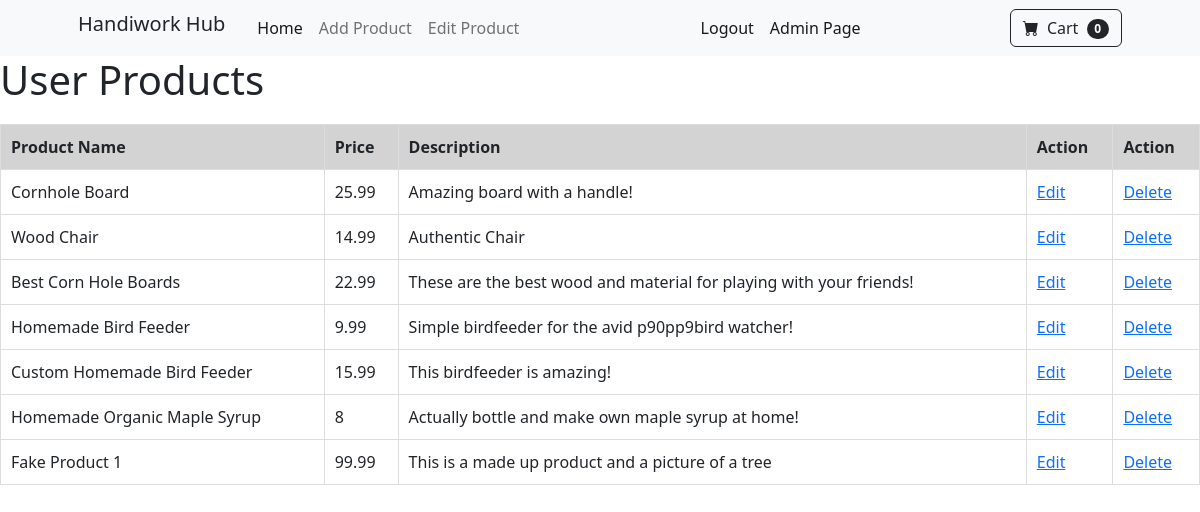
The app's page /startbootstrap-shop-homepage-gh-pages/userproducts.php (signed in) with its own data.
### tables this page shows
CREATE TABLE `products` (
  `productID` int(64) NOT NULL,
  `userID` int(255) NOT NULL,
  `Name` varchar(255) NOT NULL,
  `Description` varchar(255) NOT NULL,
  `Price` varchar(255) NOT NULL,
  `StockQuantity` int(255) NOT NULL,
  `Image` varchar(255) NOT NULL
);

### startbootstrap-shop-homepage-gh-pages/userproducts.php (the view, shortened to what this page needs)
<?php
require_once 'header.php';
$host = 'localhost';
$dbname = 'final_project';
$user = 'root';
$password = '';
$pdo = new PDO("mysql:host=$host;dbname=$dbname", $user, $password);
$pdo->setAttribute(PDO::ATTR_ERRMODE, PDO::ERRMODE_EXCEPTION);
$userID = $_SESSION['userID'];
$stmt = $pdo->prepare("SELECT * FROM products WHERE userID = :userID");
$stmt->bindParam(':userID', $userID);
$stmt->execute();
$products = $stmt->fetchAll(PDO::FETCH_ASSOC);
?>
<!DOCTYPE html>
<html lang="en">
<head>
</head>
<body>
    <h1>User Products</h1>
    <?php if (count($products) > 0): ?>
        <table>
            <tr>
                <th>Product Name</th>
                <th>Price</th>
                <th>Description</th>
                <th>Action</th>
                <th>Action</th>
            </tr>
            <?php foreach ($products as $product): ?>
                <tr>
                    <td><?= $product['Name'] ?></td>
                    <td><?= $product['Price'] ?></td>
                    <td><?= $product['Description'] ?></td>
                    <td><a href="editproduct.php?id=<?= $product['productID'] ?>" class="edit-button">Edit</a></td>
                    <td><a href="delete_product.php?id=<?= $product['productID'] ?>" class="delete-button">Delete</a></td>
                </tr>
            <?php endforeach; ?>
        </table>
    <?php else: ?>
        <p>No products found for this user.</p>
    <?php endif; ?>
</body>
</html>

### startbootstrap-shop-homepage-gh-pages/userproducts.php (style rules this page uses)
table { width: 100%; border-collapse: collapse; margin-top: 20px; }
th, td { border: 1px solid #ddd; padding: 10px; text-align: left; }
th { background-color: lightgrey; }

### records on screen
products: Name "Cornhole Board", Price "25.99", Description "Amazing board with a handle!"
products: Name "Wood Chair", Price "14.99", Description "Authentic Chair"
products: Name "Best Corn Hole Boards", Price "22.99", Description "These are the best wood and material for playing with your friends!"
products: Name "Homemade Bird Feeder", Price "9.99", Description "Simple birdfeeder for the avid p90pp9bird watcher!"
products: Name "Custom Homemade Bird Feeder", Price "15.99", Description "This birdfeeder is amazing!"
products: Name "Homemade Organic Maple Syrup", Price "8", Description "Actually bottle and make own maple syrup at home!"
products: Name "Fake Product 1", Price "99.99", Description "This is a made up product and a picture of a tree"

### other values on screen
$cartCount "0"
